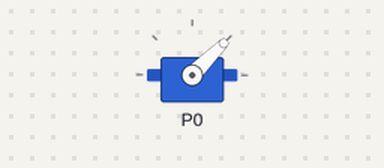
Recording of a program running on a simulated BBC micro:bit running MicroPython. Parts: servo. Servo angles are drawn from the pulse width (0.5 ms = 0°, 2.5 ms = 180°).

Above: at 0.05 s.
At 3.1 s:
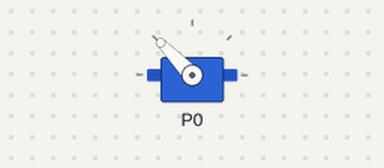
At 6.15 s:
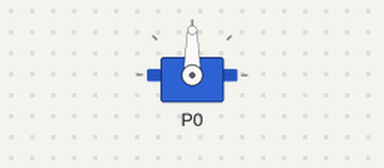
Timing chart, 0 to 8.0 s (numbered marks = the images above):
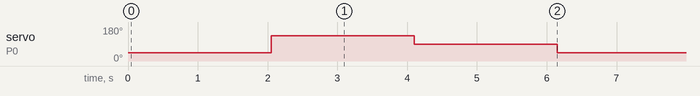

Measured:
- by itself, servo on P0: repeats every 6.2 s: 90° 2.1 s, 45° 2.1 s, 134° 2.1 s

The program:

servonoblock.py
```python
from microbit import *
# works using 360 digital servo ef09081
# https://firialabs.com/blogs/lab-notes/continuous-rotation-servos-with-python-and-the-micro-bit
pin0.set_analog_period(20)

def main():
    while True:
        pin0.write_analog(1023*1/20)
        # display.scroll("hi")
        sleep(2050)
        pin0.write_analog(1023*2/20)
        # display.scroll("by")
        sleep(2050)
        pin0.write_analog(1023*1.5/20)
        # display.scroll("by")
        sleep(2050)

main()
```
